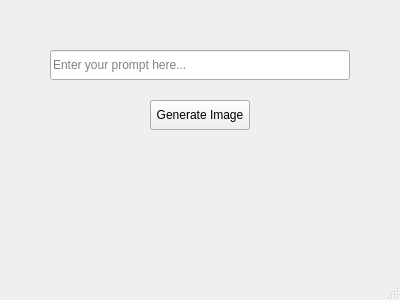
<?xml version="1.0" encoding="UTF-8"?>
<ui version="4.0">
 <class>ImageGeneratorApp</class>
 <widget class="QMainWindow" name="ImageGeneratorApp">
  <property name="geometry">
   <rect>
    <x>0</x>
    <y>0</y>
    <width>400</width>
    <height>300</height>
   </rect>
  </property>
  <property name="windowTitle">
   <string>Image Generator</string>
  </property>
  <widget class="QWidget" name="centralwidget">
   <widget class="QLineEdit" name="promptInput">
    <property name="geometry">
     <rect>
      <x>50</x>
      <y>50</y>
      <width>300</width>
      <height>30</height>
     </rect>
    </property>
    <property name="placeholderText">
     <string>Enter your prompt here...</string>
    </property>
   </widget>
   <widget class="QPushButton" name="generateButton">
    <property name="geometry">
     <rect>
      <x>150</x>
      <y>100</y>
      <width>100</width>
      <height>30</height>
     </rect>
    </property>
    <property name="text">
     <string>Generate Image</string>
    </property>
   </widget>
  </widget>
  <widget class="QStatusBar" name="statusbar"/>
 </widget>
 <resources/>
 <connections/>
</ui>
